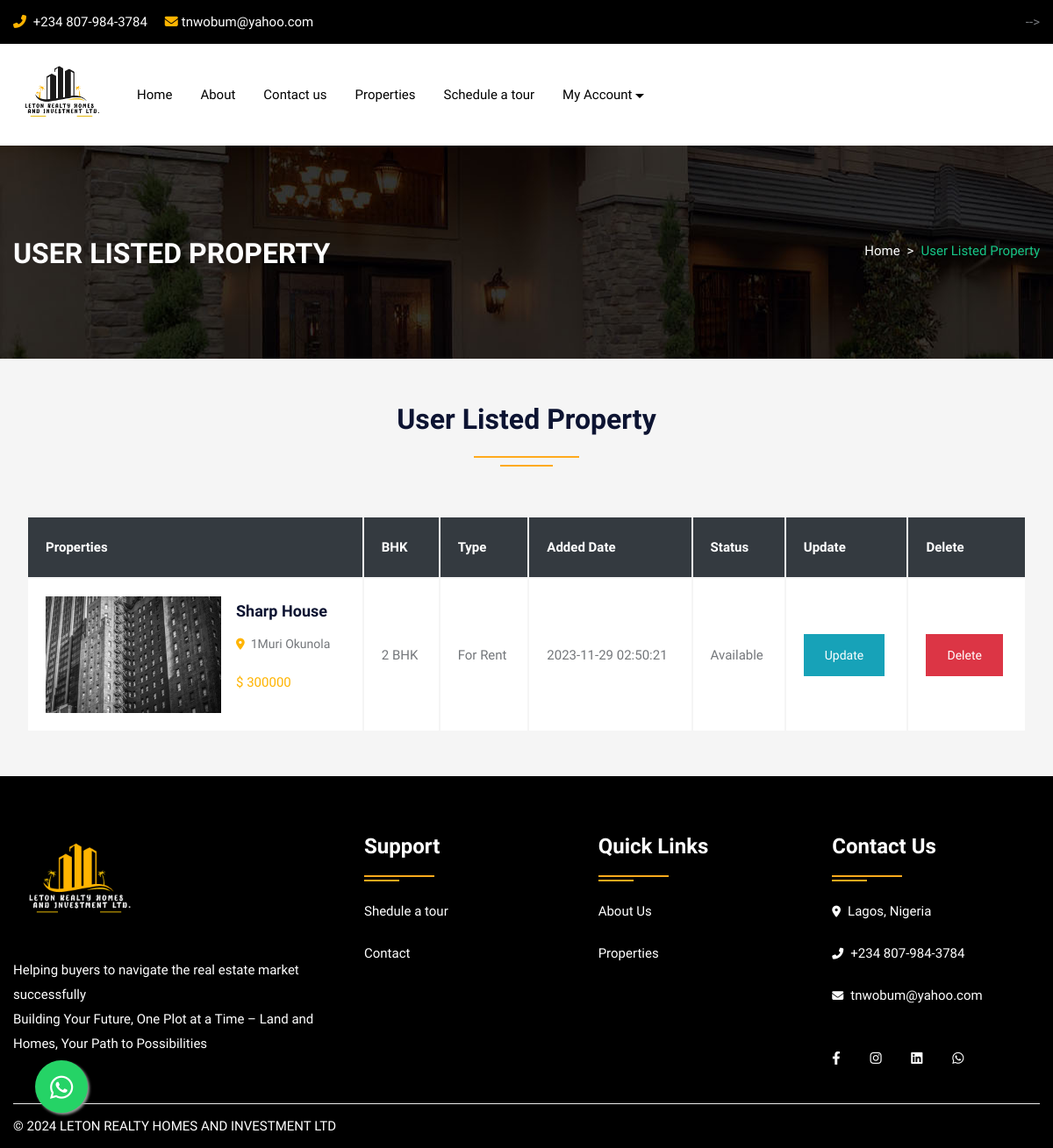
The app's page /feature.php (signed in) with its own data.
### tables this page shows
CREATE TABLE `property` (
  `pid` int(50) NOT NULL,
  `title` varchar(200) NOT NULL,
  `pcontent` longtext NOT NULL,
  `type` varchar(100) NOT NULL,
  `bhk` varchar(50) NOT NULL,
  `stype` varchar(100) NOT NULL,
  `bedroom` int(50) NOT NULL,
  `bathroom` int(50) NOT NULL,
  `balcony` int(50) NOT NULL,
  `kitchen` int(50) NOT NULL,
  `hall` int(50) NOT NULL,
  `floor` varchar(50) NOT NULL,
  `size` int(50) NOT NULL,
  `price` int(50) NOT NULL,
  `location` varchar(200) NOT NULL,
  `city` varchar(100) NOT NULL,
  `state` varchar(100) NOT NULL,
  `feature` longtext NOT NULL,
  `pimage` varchar(300) NOT NULL,
  `pimage1` varchar(300) NOT NULL,
  `pimage2` varchar(300) NOT NULL,
  `pimage3` varchar(300) NOT NULL,
  `pimage4` varchar(300) NOT NULL,
  `uid` int(50) NOT NULL,
  `status` varchar(50) NOT NULL,
  `mapimage` varchar(300) NOT NULL,
  `topmapimage` varchar(300) NOT NULL,
  `groundmapimage` varchar(300) NOT NULL,
  `totalfloor` varchar(50) NOT NULL,
  `date` datetime NOT NULL DEFAULT current_timestamp(),
  `isFeatured` int(11) DEFAULT NULL
);

### feature.php (the view, shortened to what this page needs)
<!DOCTYPE html>
<html lang="en">
<head>
<link rel="stylesheet" type="text/css" href="css/bootstrap.min.css">
<link rel="stylesheet" type="text/css" href="css/bootstrap-slider.css">
<link rel="stylesheet" type="text/css" href="css/jquery-ui.css">
<link rel="stylesheet" type="text/css" href="css/layerslider.css">
<link rel="stylesheet" type="text/css" href="css/color.css">
<link rel="stylesheet" type="text/css" href="css/owl.carousel.min.css">
<link rel="stylesheet" type="text/css" href="css/font-awesome.min.css">
<link rel="stylesheet" type="text/css" href="fonts/flaticon/flaticon.css">
<link rel="stylesheet" type="text/css" href="css/style.css">
<link rel="stylesheet" type="text/css" href="css/login.css">
</head>
<body>
<div id="page-wrapper">
    <div class="row">
		<?php include("include/header.php");?>
        <div class="banner-full-row page-banner" style="background-image:url('images/breadcromb.jpg');">
            <div class="container">
                <div class="row">
                    <div class="col-md-6">
                        <h2 class="page-name float-left text-white text-uppercase mt-1 mb-0"><b>User Listed Property</b></h2>
                    </div>
                    <div class="col-md-6">
                        <nav aria-label="breadcrumb" class="float-left float-md-right">
                            <ol class="breadcrumb bg-transparent m-0 p-0">
                                <li class="breadcrumb-item text-white"><a href="#">Home</a></li>
                                <li class="breadcrumb-item active">User Listed Property</li>
                            </ol>
                        </nav>
                    </div>
                </div>
            </div>
        </div>
        <div class="full-row bg-gray">
            <div class="container">
                    <div class="row mb-5">
						<div class="col-lg-12">
							<h2 class="text-secondary double-down-line text-center">User Listed Property</h2>
                        </div>
					</div>
					<table class="items-list col-lg-12 table-hover" style="border-collapse:inherit;">
                        <thead>
                             <tr  class="bg-dark">
                                <th class="text-white font-weight-bolder">Properties</th>
                                <th class="text-white font-weight-bolder">BHK</th>
                                <th class="text-white font-weight-bolder">Type</th>
                                <th class="text-white font-weight-bolder">Added Date</th>
								<th class="text-white font-weight-bolder">Status</th>
                                <th class="text-white font-weight-bolder">Update</th>
								<th class="text-white font-weight-bolder">Delete</th>
                             </tr>
                        </thead>
                        <tbody>
							<?php
							$uid=$_SESSION['uid'];
							$query=mysqli_query($con,"SELECT * FROM `property` WHERE uid='$uid'");
								while($row=mysqli_fetch_array($query))
								{
							?>
                            <tr>
                                <td>
									<img src="admin/property/<?php echo $row['18'];?>" alt="pimage">
                                    <div class="property-info d-table">
                                        <h5 class="text-secondary text-capitalize"><a href="propertydetail.php?pid=<?php echo $row['0'];?>"><?php echo $row['1'];?></a></h5>
                                        <span class="font-14 text-capitalize"><i class="fas fa-map-marker-alt text-success font-13"></i>&nbsp; <?php echo $row['14'];?></span>
                                        <div class="price mt-3">
											<span class="text-success">$&nbsp;<?php echo $row['13'];?></span>
										</div>
                                    </div>
								</td>
                                <td><?php echo $row['4'];?></td>
                                <td class="text-capitalize">For <?php echo $row['5'];?></td>
                                <td><?php echo $row['29'];?></td>
								<td class="text-capitalize"><?php echo $row['24'];?></td>
                                <td><a class="btn btn-info" href="submitpropertyupdate.php?id=<?php echo $row['0'];?>">Update</a></td>
								<td><a class="btn btn-danger" href="submitpropertydelete.php?id=<?php echo $row['0'];?>">Delete</a></td>
                            </tr>
							<?php } ?>
                        </tbody>
                    </table>
            </div>
        </div>
        <?php include("include/whatsapp.php");?>
		<?php include("include/footer.php");?>
    </div>
</div>
</body>
</html>

### include/header.php (shortened to what this page needs)
<header id="header" class="transparent-header-modern fixed-header-bg-white w-100">
            <div class="top-header bg-secondary">
                <div class="container">
                    <div class="row">
                        <div class="col-md-8">
                            <ul class="top-contact list-text-white  d-table">
                                <li><a href='tel:+2348079843784' target='blank'><i class="fas fa-phone-alt text-success mr-1"></i> +234 807-984-3784</a></li>
                                <li><a href="mailto:tnwobum@yahoo.com"><i class="fas fa-envelope text-success mr-1"></i>tnwobum@yahoo.com</a></li>
                            </ul>
                        </div>
                        <div class="col-md-4">
                            <div class="top-contact float-right">
                                <ul class="list-text-white d-table">
								<?php  if(isset($_SESSION['uemail']))
								{ ?>
								<a href="index.php?page=logout">
                                </a>&nbsp;&nbsp;<?php } ?> -->
								</ul>
                            </div>
                        </div>
                    </div>
                </div>
            </div>
            <div class="main-nav secondary-nav hover-success-nav py-2">
                <div class="container">
                    <div class="row">
                        <div class="col-lg-12">
                            <nav class="navbar navbar-expand-lg navbar-light p-0"> <a class="navbar-brand position-relative" href="index.php?page=home"><img class="nav-logo" src="images/logo/letonlogo4.png" alt="" style="width:110px;"></a>
                                <div class="collapse navbar-collapse" id="navbarSupportedContent">
                                    <ul class="navbar-nav mr-auto">
                                        <li class="nav-item dropdown"> <a class="nav-link" href="index.php?page=home" role="button" aria-haspopup="true" aria-expanded="false">Home</a></li>
										<li class="nav-item dropdown"> <a class="nav-link" href="index.php?page=about">About</a> </li>
                                        <li class="nav-item dropdown"> <a class="nav-link" href="index.php?page=contact">Contact us</a> </li>
                                        <li class="nav-item dropdown"> <a class="nav-link" href="index.php?page=property">Properties</a> </li>
                                        <li class="nav-item"> <a class="nav-link" href="index.php?page=tour">Schedule a tour</a> </li>
										<?php  if(isset($_SESSION['uemail']))
										{ ?>
										<li class="nav-item dropdown">
											<a class="nav-link dropdown-toggle" href="#" role="button" data-toggle="dropdown" aria-haspopup="true" aria-expanded="false">My Account</a>
                                        </li>
										<?php } else { ?>
										<?php } ?>
                                    </ul>
                                </div>
                            </nav>
                        </div>
                    </div>
                </div>
            </div>
        </header>

### include/whatsapp.php (shortened to what this page needs)
<!DOCTYPE html>
<html lang="en">
<head>
    <link rel="stylesheet" href="https://cdnjs.cloudflare.com/ajax/libs/font-awesome/6.2.1/css/all.min.css"
 />
    <link rel="stylesheet" href="css/whatsapp.css">
</head>
<body>
<a href="https://wa.me/2348079843784?text=Hi%20LETON%20REALTY%20HOMES%20I%20wish%20to%20make%20enquiry" target="_blank" class="whatsapp_float">
    <i class="fa-brands fa-whatsapp whatsapp-icon"></i>
</a>
</body>
</html>

### include/footer.php
<footer class="full-row bg-secondary p-0">
            <div class="container">
                <div  class="row">
                    <div class="col-lg-12">
                        <div class="divider py-40">
                            <div class="row">
                                <div class="col-md-12 col-lg-4">
                                    <div class="footer-widget mb-4">
                                        <div class="footer-logo mb-4"> <a href="#"><img class="logo-bottom" src="images/logo/letonlogo5.png" alt="image" style="width: 150px;"></a> </div>
                                        <p class="pb-20 text-white">Helping buyers to navigate the real estate market successfully <br>
                                            Building Your Future, One Plot at a Time – Land and Homes, Your Path to Possibilities</p>
                                        </div>
                                </div>
                                <div class="col-md-12 col-lg-8">
                                    <div class="row">
                                        <div class="col-md-4 col-lg-4">
                                            <div class="footer-widget footer-nav mb-4">
                                                <h4 class="widget-title text-white double-down-line-left position-relative">Support</h4>
                                                <ul class="hover-text-primary">
                                                    <li><a href="index.php?page=tour" class="text-white">Shedule a tour</a></li>
                                                    <li><a href="index.php?page=contact" class="text-white">Contact</a></li>
                                                </ul>
                                            </div>
                                        </div>
                                        <div class="col-md-4 col-lg-4">
                                            <div class="footer-widget footer-nav mb-4">
                                                <h4 class="widget-title text-white double-down-line-left position-relative">Quick Links</h4>
                                                <ul class="hover-text-primary">
                                                    <li><a href="index.php?page=about" class="text-white">About Us</a></li>
                                                    <li><a href="index.php?page=property" class="text-white">Properties</a></li>
                                                </ul>
                                            </div>
                                        </div>
                                        <div class="col-md-4 col-lg-4">
                                            <div class="footer-widget">
                                                <h4 class="widget-title text-white double-down-line-left position-relative">Contact Us</h4>
                                                <ul class="text-white">
                                                    <li class="hover-text-primary"><i class="fas fa-map-marker-alt text-white mr-2 font-13 mt-1"></i>Lagos, Nigeria</li>
                                                    <li class="hover-text-primary"> <i class="fas fa-phone-alt text-white mr-2 font-13 mt-1"></i>+234 807-984-3784</li>
                                                    <li class="hover-text-primary"><i class="fas fa-envelope text-white mr-2 font-13 mt-1"></i>tnwobum@yahoo.com</li>
                                                </ul>
                                            </div>
                                            <div class="footer-widget media-widget mt-4 text-white hover-text-primary">
                                            <a href="https://www.facebook.com/tonier.leton?mibextid=ZbWKwL" target="blank"><i class="fab fa-facebook-f"></i></a>
                                             <a href="https://instagram.com/tonierleton?igshid=NzZlODBkYWE4Ng==" target="blank"><i class="fab fa-instagram"></i></a>
                                             <a href="https://www.linkedin.com/in/letonrealty?utm_source=share&utm_campaign=share_via&utm_content=profile&utm_medium=android_app" target="blank"><i class="fab fa-linkedin"></i></a>
                                             <a href="https://wa.me/c/2348079843784" target="blank"><i class="fab fa-whatsapp" > </i></a>
                                              </div>
                                        </div>
                                    </div>
                                </div>
                            </div>
                        </div>
                    </div>
                </div>
                <div class="row copyright">
                    <div class="col-sm-6"> <span class="text-white">© <?php echo date('Y');?>  LETON REALTY HOMES AND INVESTMENT LTD</span> </div>
                </div>
            </div>
        </footer>

### css/color.css (style rules this page uses)
:root { --theme-ordinary-color: #74777b; }
:root { --theme-primary-color: #17c788; }
:root { --theme-secondary-color: #0d1432; }
:root { --theme-white-color: #fff; }
:root { --theme-light-color: #f8f8f8; }
:root { --theme-gray-color: #f5f5f5; }
:root { --theme-footer-color: #091b4b; }
:root { --theme-dark-color: #091b4b; }
:root { --text-light-color: #a3a7af; }
:root { --theme-primary-opacity-color: rgba(0, 0, 0, 0.8); }
:root { --theme-secondary-opacity-color: rgba(13,20,50,0.7); }
:root { --theme-white-opacity-color: rgba(255, 255, 255, 0.3); }
:root { --theme-dark-opacity-color: rgba(0, 0, 0, 0.5); }
:root { --theme-ordinary-font: 'Muli', sans-serif; }
:root { --theme-highlight-font: 'Comfortaa', cursive; }

### css/whatsapp.css (style rules this page uses)
.whatsapp_float { position: fixed; width: 60px; height: 60px; bottom: 40px; left: 40px; background-color: #25d366; color: #fff; border-radius: 50px; text-align: center; font-size: 30px; box-shadow: 2px 2px 3px #999; z-index: 100; }
.whatsapp-icon { margin-top: 16px; }

### records on screen
property: pimage (picture), title "Sharp House", location "1Muri Okunola", price "300000", bhk "2 BHK", stype "Rent", date "2023-11-29 02:50:21", status "Available"
